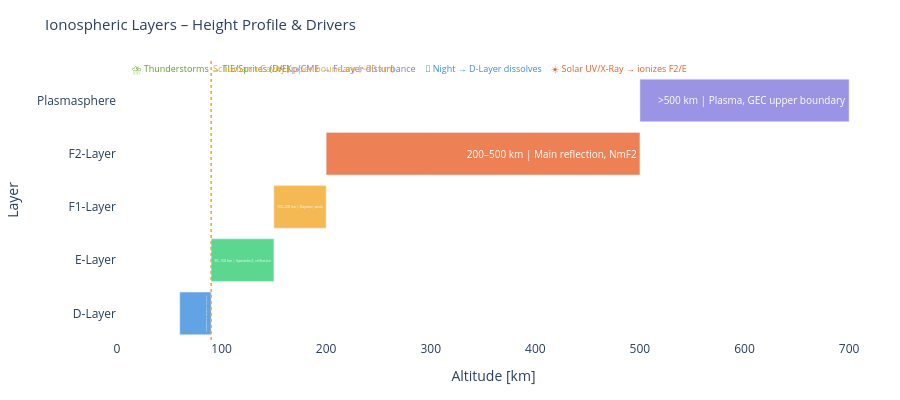

Here is the notebook cell this chart was saved with:
### Markdown cell above
---
## 1. System Structure: Ionospheric Layers & Drivers

### Code cell
# Ionospheric Layer Profile as an Altitude Diagram
layers_iono = [
    {'name': 'D-Layer',  'h_lo': 60,  'h_hi': 90,  'color': '#378ADD', 'note': '60–90 km | Daytime HF absorption'},
    {'name': 'E-Layer',  'h_lo': 90,  'h_hi': 150, 'color': '#2ecc71', 'note': '90–150 km | Sporadic-E, reflection'},
    {'name': 'F1-Layer', 'h_lo': 150, 'h_hi': 200, 'color': '#F2A623', 'note': '150–200 km | Daytime, weak'},
    {'name': 'F2-Layer', 'h_lo': 200, 'h_hi': 500, 'color': '#E85D24', 'note': '200–500 km | Main reflection, NmF2'},
    {'name': 'Plasmasphere','h_lo': 500,'h_hi': 700,  'color': '#7F77DD', 'note': '>500 km | Plasma, GEC upper boundary'},
]

fig = go.Figure()
for l in layers_iono:
    h_mid = (l['h_lo'] + l['h_hi']) / 2
    fig.add_trace(go.Bar(
        x=[l['h_hi'] - l['h_lo']],
        y=[l['name']],
        base=l['h_lo'],
        orientation='h',
        marker_color=l['color'], opacity=0.78,
        text=l['note'],
        textposition='inside',
        textfont=dict(size=10, color='white'),
        showlegend=False,
        hovertemplate=l['note'] + '<extra></extra>'
    ))

# External Driver Arrows as Annotations
for txt, x, col in [
    ('☀️ Solar UV/X-Ray → ionizes F2/E', 480, '#E85D24'),
    ('🌙 Night → D-Layer dissolves', 350, '#378ADD'),
    ('⚡ Kp/CME → F-Layer disturbance', 220, '#7F77DD'),
    ('⛈️ Thunderstorms → TIE/Sprites (D/E)', 90, '#639922'),
]:
    fig.add_annotation(
        x=x, y=4.6, text=txt, showarrow=False,
        font=dict(size=9, color=col),
        xanchor='center'
    )

# Schumann Cavity Marking
fig.add_vline(x=90, line_dash='dot', line_color='#F2A623', line_width=1.5,
              annotation_text='Schumann Cavity upper boundary (~90 km)',
              annotation_position='top right',
              annotation_font=dict(size=9, color='#F2A623'))

# Layer Context
ctx = []
if layer0: ctx.append(f'L0: Kp={l0_kp}  F10.7={l0_f107}')
if layer3 and l3_xray: ctx.append(f'X-Ray: {l3_xray.get("class","–")}-class')
if ctx:
    fig.add_annotation(x=350, y=-0.7, text='  |  '.join(ctx), showarrow=False,
                       font=dict(size=10, color='#888780'), xanchor='center')

fig.update_layout(
    title=dict(text='Ionospheric Layers – Height Profile & Drivers', font=dict(size=15)),
    xaxis=dict(title='Altitude [km]', range=[0, 720]),
    yaxis=dict(title='Layer'),
    height=400, plot_bgcolor='rgba(0,0,0,0)', paper_bgcolor='rgba(0,0,0,0)',
    margin=dict(l=80, r=30, t=60, b=60),
    barmode='overlay'
)
fig.show()

### Figure 1 — Plotly figure (JSON) as saved in the notebook; plotly's stock layout.template omitted (floating-point values rounded to 4 significant figures)
{"data": [{"base": 60, "hovertemplate": "60–90 km | Daytime HF absorption<extra></extra>", "marker": {"color": "#378ADD"}, "opacity": 0.78, "orientation": "h", "showlegend": false, "text": "60–90 km | Daytime HF absorption", "textfont": {"color": "white", "size": 10}, "textposition": "inside", "type": "bar", "x": [30], "y": ["D-Layer"]}, {"base": 90, "hovertemplate": "90–150 km | Sporadic-E, reflection<extra></extra>", "marker": {"color": "#2ecc71"}, "opacity": 0.78, "orientation": "h", "showlegend": false, "text": "90–150 km | Sporadic-E, reflection", "textfont": {"color": "white", "size": 10}, "textposition": "inside", "type": "bar", "x": [60], "y": ["E-Layer"]}, {"base": 150, "hovertemplate": "150–200 km | Daytime, weak<extra></extra>", "marker": {"color": "#F2A623"}, "opacity": 0.78, "orientation": "h", "showlegend": false, "text": "150–200 km | Daytime, weak", "textfont": {"color": "white", "size": 10}, "textposition": "inside", "type": "bar", "x": [50], "y": ["F1-Layer"]}, {"base": 200, "hovertemplate": "200–500 km | Main reflection, NmF2<extra></extra>", "marker": {"color": "#E85D24"}, "opacity": 0.78, "orientation": "h", "showlegend": false, "text": "200–500 km | Main reflection, NmF2", "textfont": {"color": "white", "size": 10}, "textposition": "inside", "type": "bar", "x": [300], "y": ["F2-Layer"]}, {"base": 500, "hovertemplate": ">500 km | Plasma, GEC upper boundary<extra></extra>", "marker": {"color": "#7F77DD"}, "opacity": 0.78, "orientation": "h", "showlegend": false, "text": ">500 km | Plasma, GEC upper boundary", "textfont": {"color": "white", "size": 10}, "textposition": "inside", "type": "bar", "x": [200], "y": ["Plasmasphere"]}], "layout": {"annotations": [{"font": {"color": "#E85D24", "size": 9}, "showarrow": false, "text": "☀️ Solar UV/X-Ray → ionizes F2/E", "x": 480, "xanchor": "center", "y": 4.6}, {"font": {"color": "#378ADD", "size": 9}, "showarrow": false, "text": "🌙 Night → D-Layer dissolves", "x": 350, "xanchor": "center", "y": 4.6}, {"font": {"color": "#7F77DD", "size": 9}, "showarrow": false, "text": "⚡ Kp/CME → F-Layer disturbance", "x": 220, "xanchor": "center", "y": 4.6}, {"font": {"color": "#639922", "size": 9}, "showarrow": false, "text": "⛈️ Thunderstorms → TIE/Sprites (D/E)", "x": 90, "xanchor": "center", "y": 4.6}, {"font": {"color": "#F2A623", "size": 9}, "showarrow": false, "text": "Schumann Cavity upper boundary (~90 km)", "x": 90, "xanchor": "left", "xref": "x", "y": 1, "yanchor": "top", "yref": "y domain"}], "barmode": "overlay", "height": 400, "margin": {"b": 60, "l": 80, "r": 30, "t": 60}, "paper_bgcolor": "rgba(0,0,0,0)", "plot_bgcolor": "rgba(0,0,0,0)", "shapes": [{"line": {"color": "#F2A623", "dash": "dot", "width": 1.5}, "type": "line", "x0": 90, "x1": 90, "xref": "x", "y0": 0, "y1": 1, "yref": "y domain"}], "title": {"font": {"size": 15}, "text": "Ionospheric Layers – Height Profile & Drivers"}, "xaxis": {"range": [0, 720], "title": {"text": "Altitude [km]"}}, "yaxis": {"title": {"text": "Layer"}}}}
